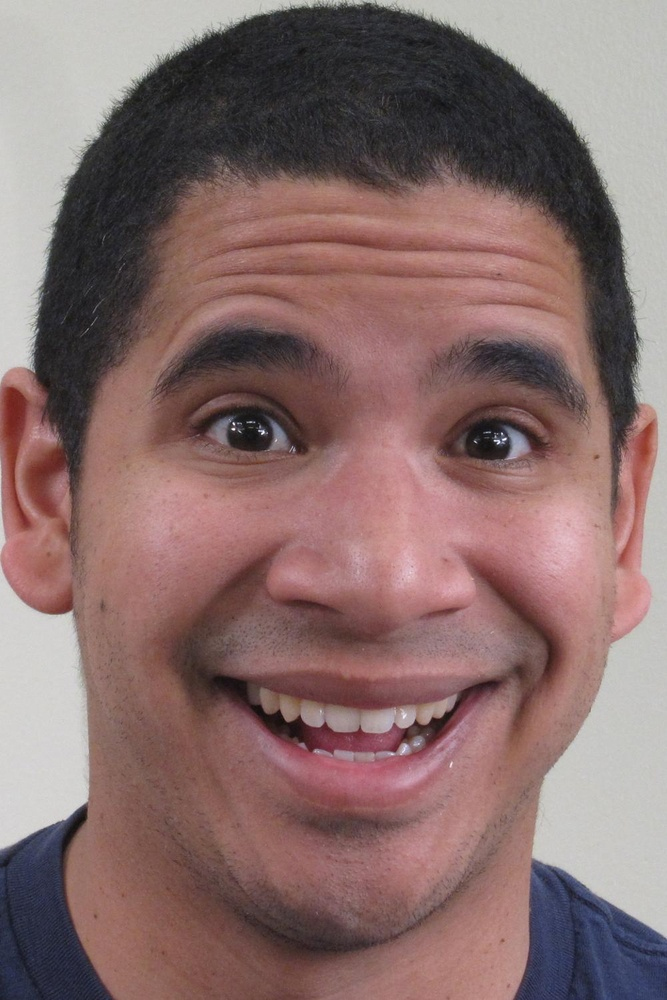
#> input picture face5.jpg, 667 x 1000 px, shrunk from 1000 x 1500 before the run
$ python dog.py   (older library calls are emulated)
#> lines starting #> are read from the running program, lines starting #| are printed output that depends on the picture
import cv2
import numpy as np

img = cv2.imread('face5.jpg', -1)
#> img is the input picture: shape (1000, 667, 3); mean B, G, R 107.6, 109.2, 135.4

rgb_planes = cv2.split(img)

result_planes = []
result_norm_planes = []
for plane in rgb_planes:
    dilated_img = cv2.dilate(plane, np.ones((7,7), np.uint8))
    bg_img = cv2.medianBlur(dilated_img, 21)
    diff_img = 255 - cv2.absdiff(plane, bg_img)
    norm_img = cv2.normalize(diff_img, 200,255 , norm_type=cv2.NORM_MINMAX, dtype=cv2.CV_8UC1)
    result_planes.append(diff_img)
    result_norm_planes.append(norm_img)
#> this loop made 3 passes
#> pass 1, `dilated_img = cv2.dilate(plane, np.ones((7,7), np.uint8))`:
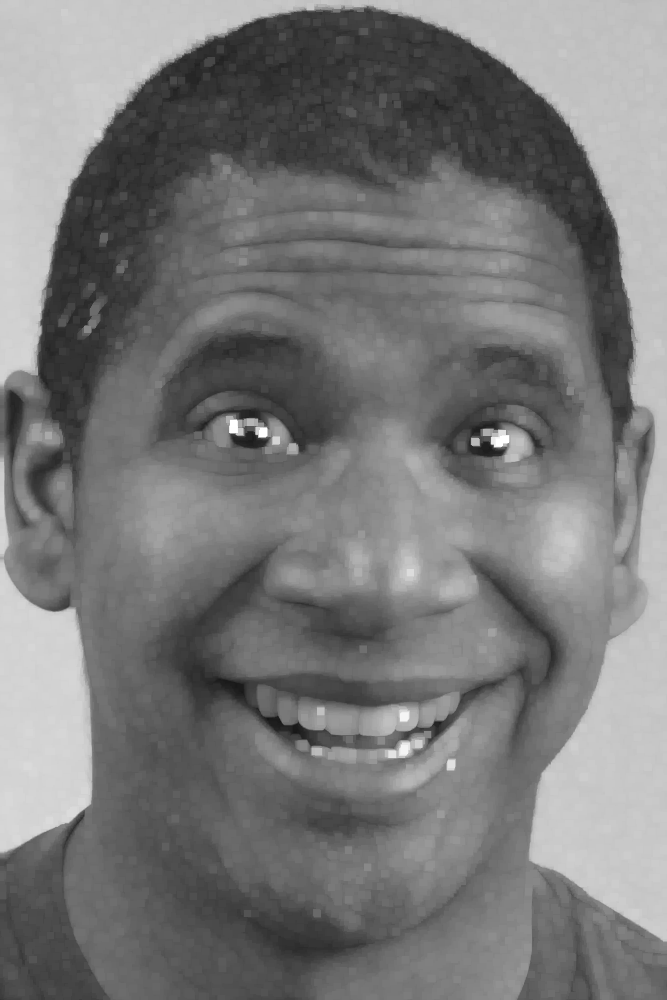
#> dilated_img: shape (1000, 667); min 21, max 255, mean 120.4
#> pass 1, `diff_img = 255 - cv2.absdiff(plane, bg_img)`:
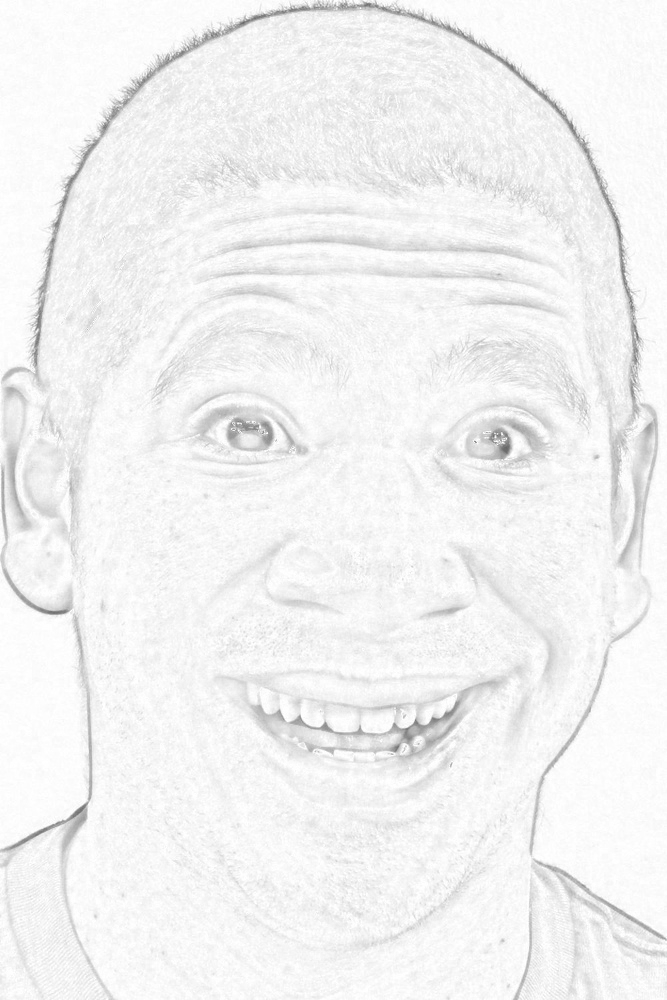
#> diff_img: shape (1000, 667); min 101, max 255, mean 242
#> pass 1, `norm_img = cv2.normalize(diff_img, 200,255 , norm_type=cv2.NORM_MINMAX..`:
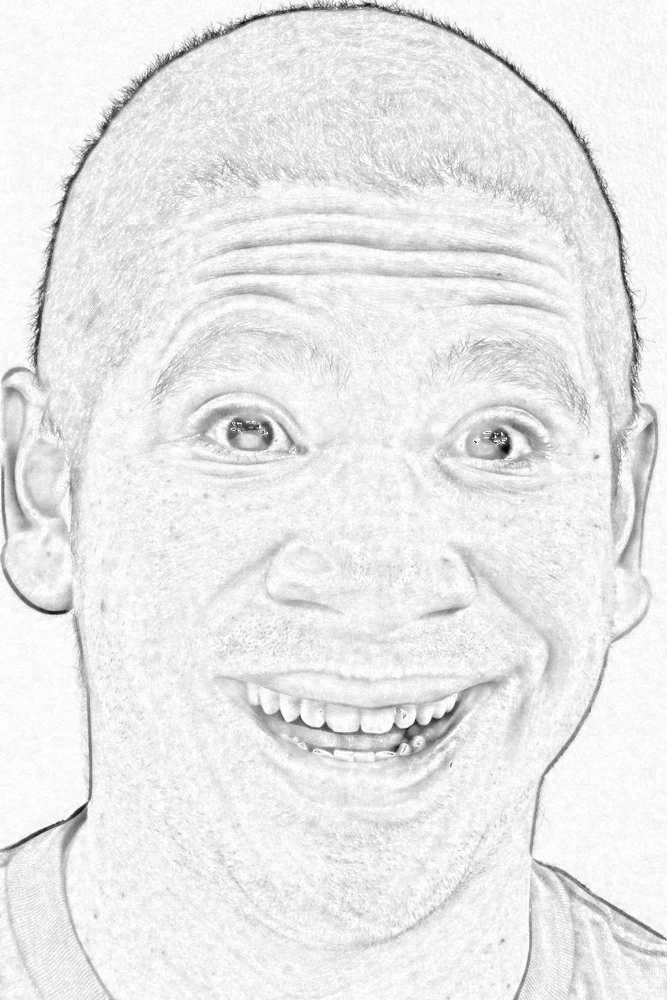
#> norm_img: shape (1000, 667); min 0, max 255, mean 233.4
#> after the loop:
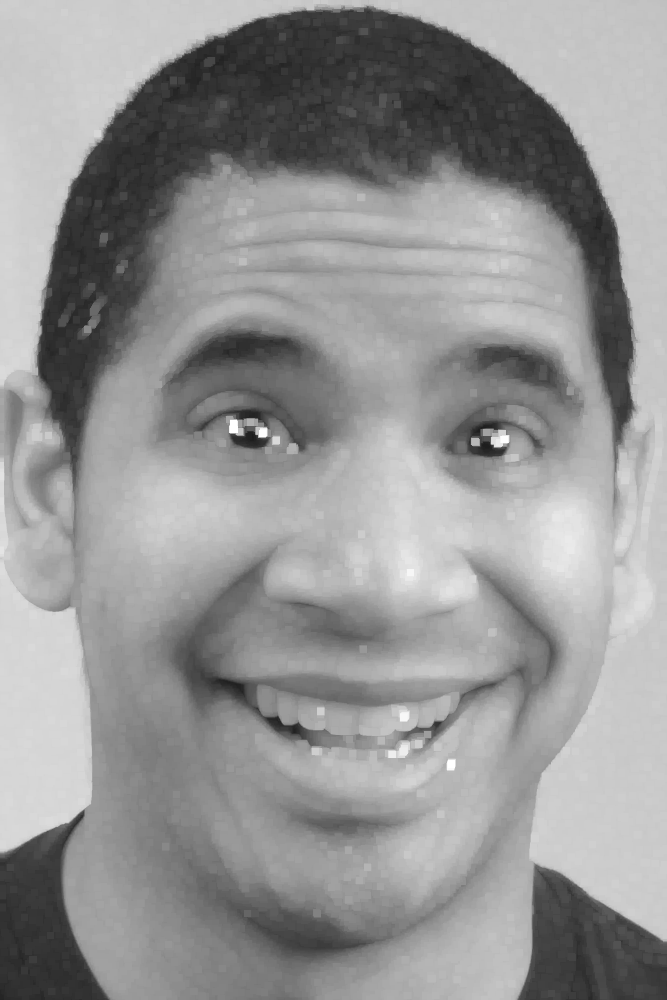
#> dilated_img: shape (1000, 667); min 28, max 255, mean 148
#> after the loop, result_norm_planes = 3 items; result_planes = 3 items

result = cv2.merge(result_planes)
result_norm = cv2.merge(result_norm_planes)
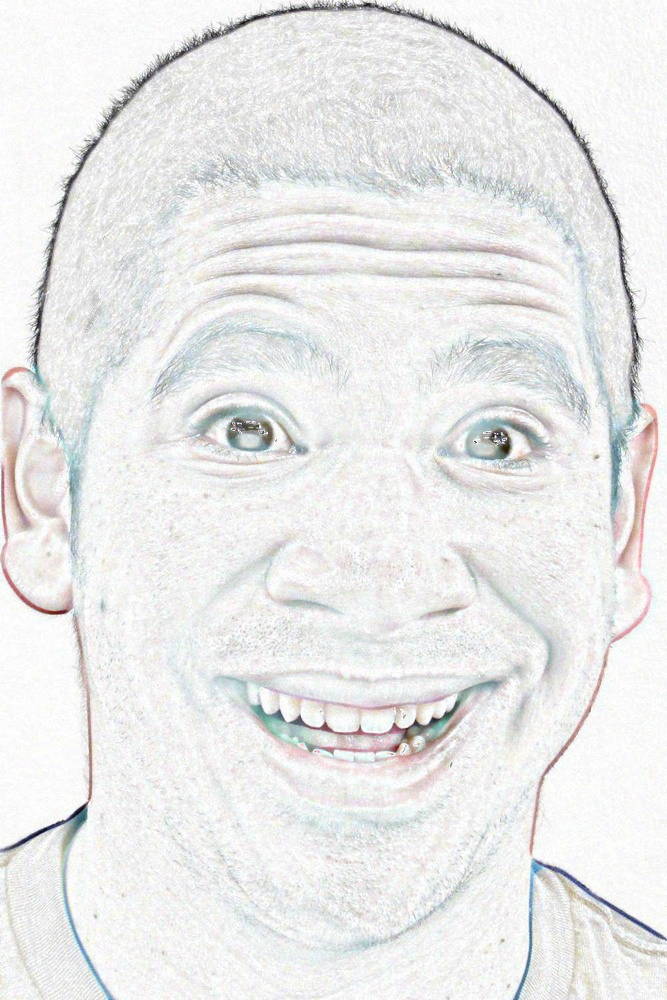
#> result_norm: shape (1000, 667, 3); mean of channels 0, 1, 2 233.4, 233.7, 233.7; drawn as B, G, R

cv2.imwrite('shadows_out.png', result)
cv2.imwrite('shadows_out_norm.png', result_norm)
cv2.imshow('diff_img',diff_img)
cv2.waitKey();

$ run again, with face10.jpg copied over face5.jpg
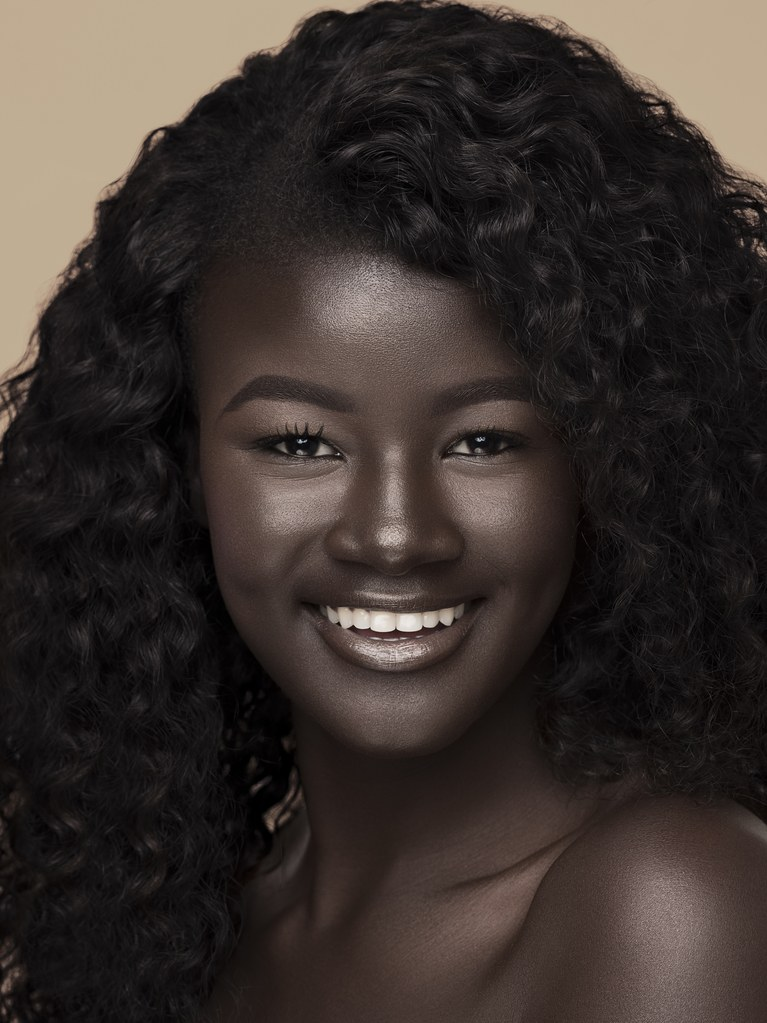
#> input picture face10.jpg, 767 x 1023 px
#> img is the input picture: shape (1023, 767, 3); mean B, G, R 45.9, 49.8, 58
#> the loop `for plane in rgb_planes:` made 3 passes
#> pass 1, `diff_img = 255 - cv2.absdiff(plane, bg_img)`:
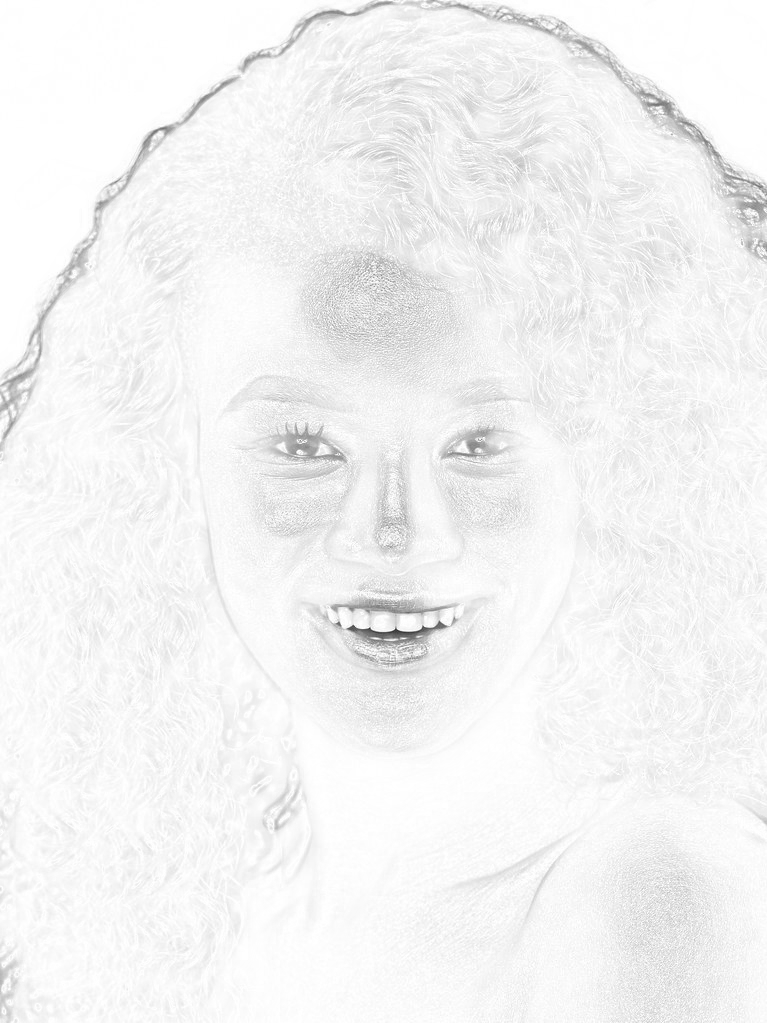
#> diff_img: shape (1023, 767); min 46, max 255, mean 243.2
#> after the loop `for plane in rgb_planes:`:
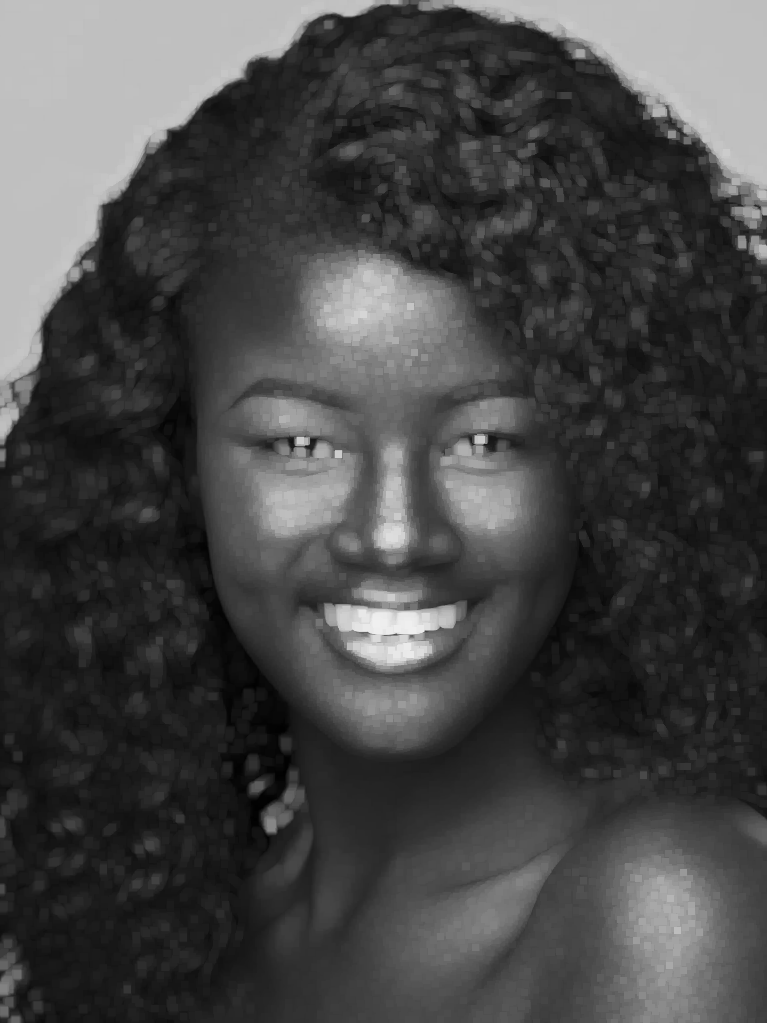
#> dilated_img: shape (1023, 767); min 0, max 240, mean 70.6
#> after the loop `for plane in rgb_planes:`: result_norm_planes = 3 items

$ run again, with face2.jpg copied over face5.jpg
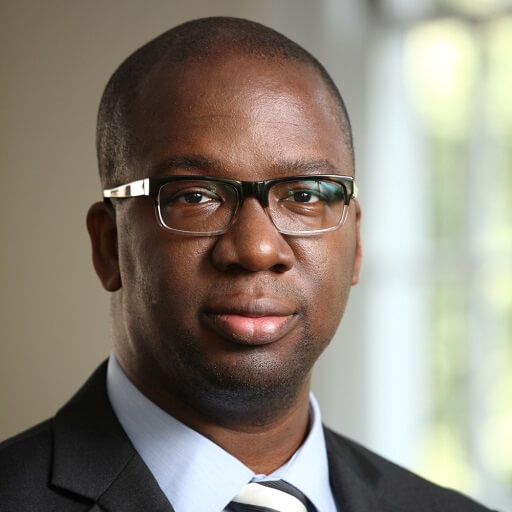
#> input picture face2.jpg, 512 x 512 px
#> img is the input picture: shape (512, 512, 3); mean B, G, R 120.3, 132.6, 140.9
#> the loop `for plane in rgb_planes:` made 3 passes
#> after the loop `for plane in rgb_planes:`:
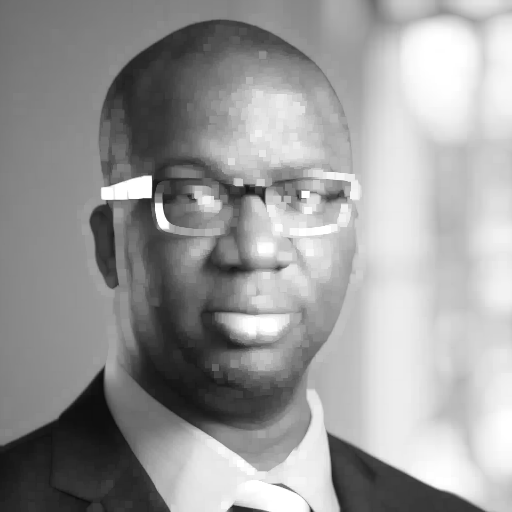
#> dilated_img: shape (512, 512); min 11, max 255, mean 154.4
#> after the loop `for plane in rgb_planes:`: result_norm_planes = 3 items
#> `result = cv2.merge(result_planes)`:
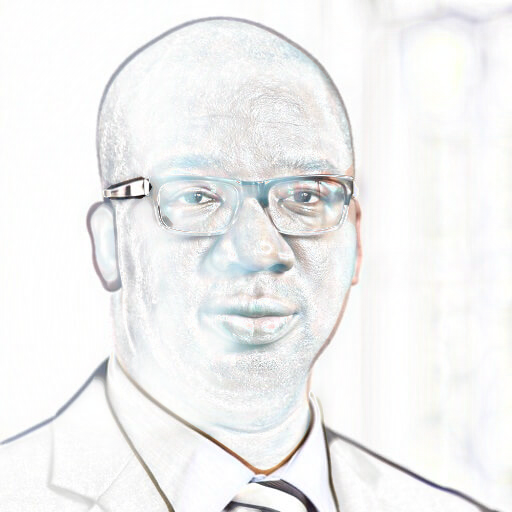
#> result: shape (512, 512, 3); mean of channels 0, 1, 2 241.2, 241.5, 241.2; drawn as B, G, R

$ run again, with face3.jpg copied over face5.jpg
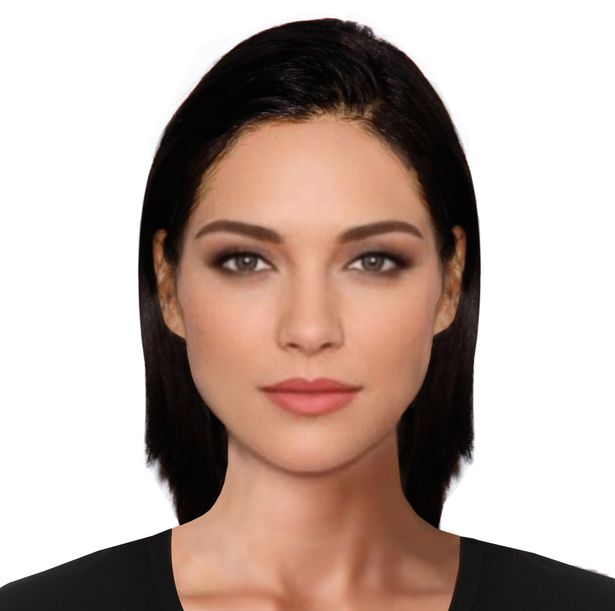
#> input picture face3.jpg, 615 x 611 px
#> img is the input picture: shape (611, 615, 3); mean B, G, R 160.8, 168.8, 187.2
#> the loop `for plane in rgb_planes:` made 3 passes
#> after the loop `for plane in rgb_planes:`:
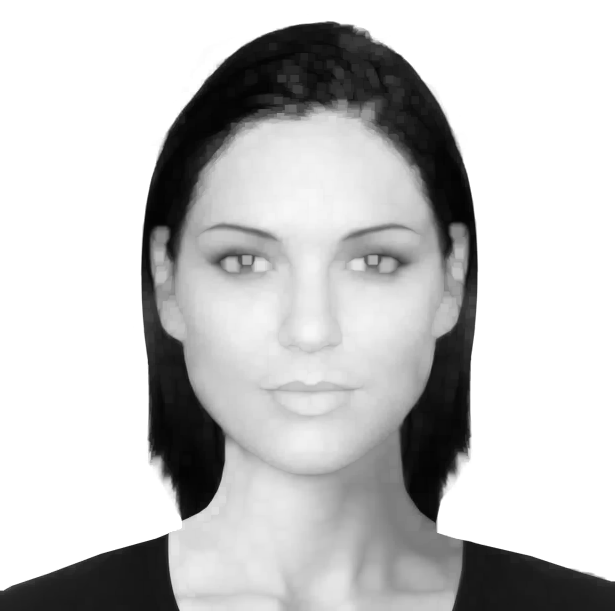
#> dilated_img: shape (611, 615); min 3, max 255, mean 196.7
#> after the loop `for plane in rgb_planes:`: result_norm_planes = 3 items
#> `result = cv2.merge(result_planes)`:
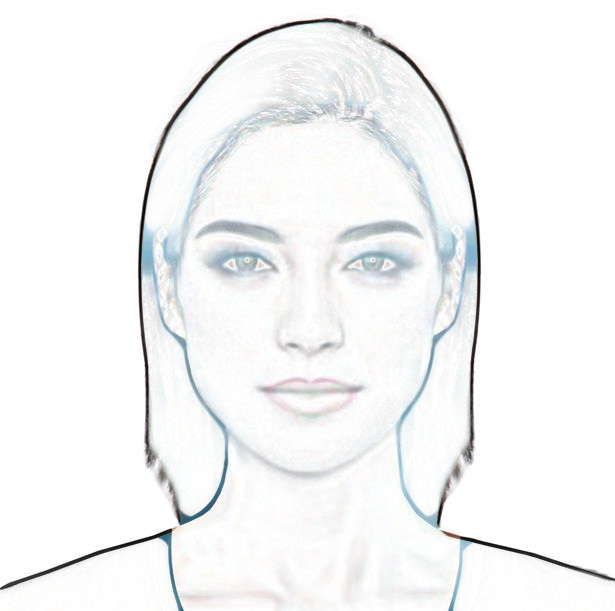
#> result: shape (611, 615, 3); mean of channels 0, 1, 2 245.9, 245.5, 244.7; drawn as B, G, R
